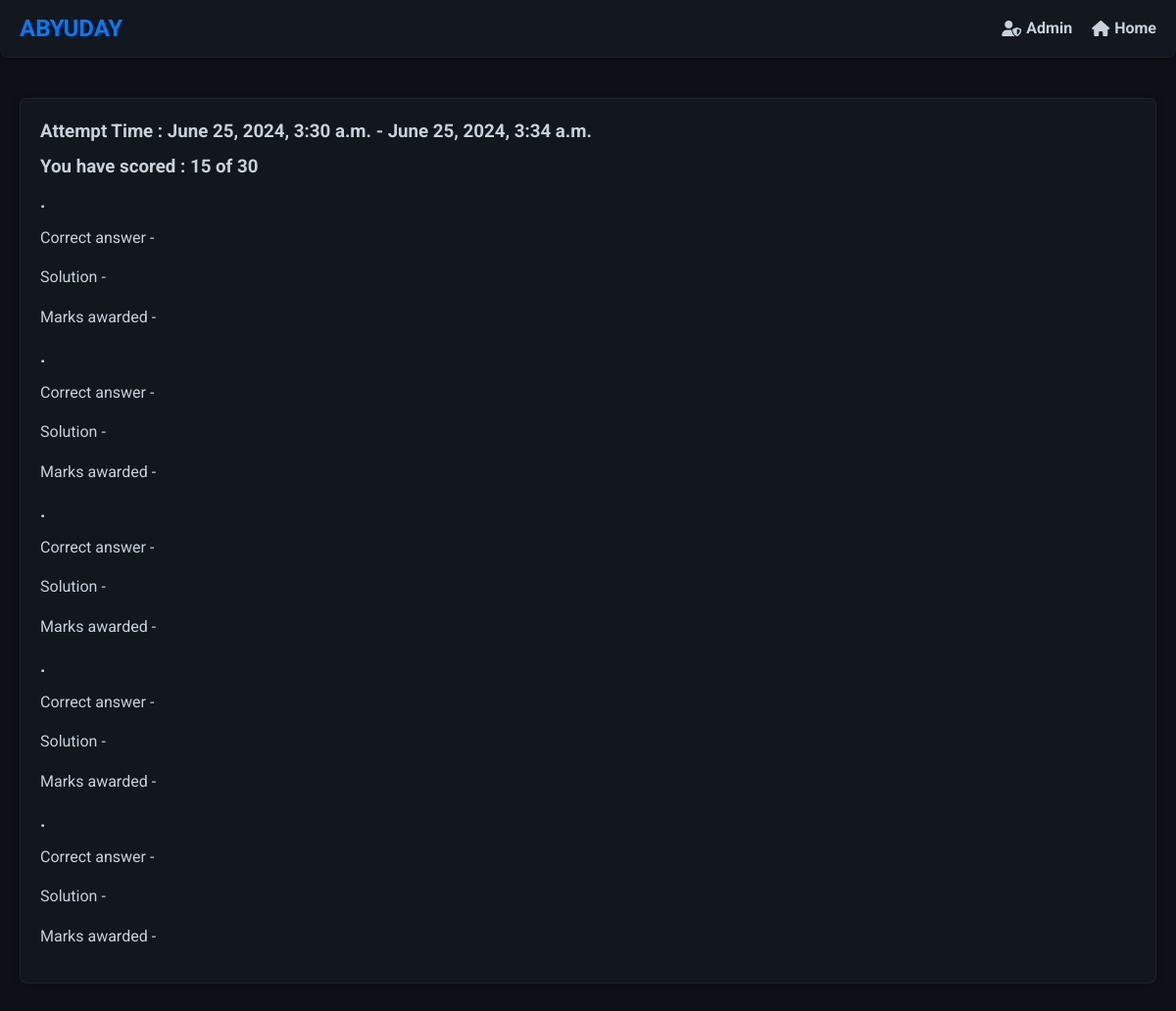
/preview-test/1/student/1/, run on the app's committed database.
### firstapp/models.py (models this page shows, shortened)
class TestAttempt(models.Model):
    student=models.ForeignKey(Students,related_name='test_history',on_delete=models.CASCADE)
    test=models.ForeignKey(Test,related_name='test',on_delete=models.CASCADE)
    Submitted_data=models.JSONField(null=True, default=dict)
    test_marks=models.PositiveBigIntegerField(default=0)
    attempt_start=models.DateTimeField()
    attempt_end=models.DateTimeField(blank=True, null=True)
    class Meta:
        unique_together = ('student' , 'test')

### firstapp/views.py (the view)
# urls.py: path('preview-test/<int:id>/student/<int:stud_id>/',views.preview_test,name='preview-test'),
def preview_test(request,id,stud_id):
    student,_=Students.objects.get_or_create(id=stud_id)
    test_master=Test.objects.get(id=id)
    test=TestAttempt.objects.get(student_id=student.id,test_id=id)
    print(test.Submitted_data)
    return render(
        request,
        'firstapp/result_page.html',
        {
            'marks_obtained':test.test_marks,
            'total_marks': test_master.test_total_marks,
            'questions':test.Submitted_data,
            'preview':None,
            'student_pk':student.name.pk,
            'start_time':test.attempt_start,
            'end_time':test.attempt_end,
            'test_mode':'one'
        }
    )

### firstapp/templatetags/firstapp_extras.py (called while the page is built)
@register.filter
def compareTwo(value,arg):
    if value==arg:
        return True
    return False

### firstapp/templates/firstapp/result_page.html
{% extends 'firstapp/base.html' %}
        {% load firstapp_extras %}
        {% block body_block %}
        {% if test_mode|compareTwo:'one' %}
        <h3>Attempt Time : {{start_time}} - {{end_time}}</h3>
        {%endif%}
        <h3>You have scored : {{marks_obtained}} of {{total_marks}}</h3>
        {% for question in questions %}
            <h3>{{ question.id }} . {{ question.question }}</h3>
            {% if question.answer_given|compareTwo:'incorrect' %}
                <p>Wrong answer given - {{ question.answer_given_value }}</p>
                <p>Correct answer - {{ question.correct_answer }}</p>
                <p>Solution - {{ question.solution }}</p>
                <p>Marks awarded - 0</p>
            {% else %}
                <p>Correct answer - {{ question.correct_answer }}</p>
                <p>Solution - {{ question.solution }}</p>
                <p>Marks awarded - {{ question.marks }}</p>
            {% endif %}
        {% endfor %}
{% endblock %}

### firstapp/templates/firstapp/base.html (style rules this page uses)
:root { --primary-color: #007bff; --secondary-color: #0056b3; --background-color: #0d1117; --text-color: #c9d1d9; --navbar-bg: rgba(22, 27, 34, 0.8); --navbar-border: rgba(48, 54, 61, 0.3); --shadow-color: rgba(0, 0, 0, 0.4); --radius: 8px; --transition-speed: 0.3s; --hover-bg-color: rgba(33, 38, 45, 0.8); --button-bg-color: rgba(33, 150, 243, 0.7); --button-hover-bg-color: rgba(25, 118, 210, 0.7); --max-width: 1500px; --glass-bg-color: rgba(22, 27, 34, 0.6); --glass-border: rgba(48, 54, 61, 0.4); --glass-shadow: rgba(0, 0, 0, 0.2); }
* { box-sizing: border-box; margin: 0; padding: 0; }
body { font-family: "Roboto", sans-serif; background: var(--background-color); color: var(--text-color); display: flex; flex-direction: column; min-height: 100vh; line-height: 1.6; scroll-behavior: smooth; }
h1, h2, h3 { color: var(--text-color); margin-bottom: 10px; line-height: 1.4; }
p { margin-bottom: 15px; }

### data on the page
TestAttempt: attempt_start "June 25, 2024, 3:30 a.m.", attempt_end "June 25, 2024, 3:34 a.m."

### other printed values
{{ marks_obtained }} "15"
{{ total_marks }} "30"
